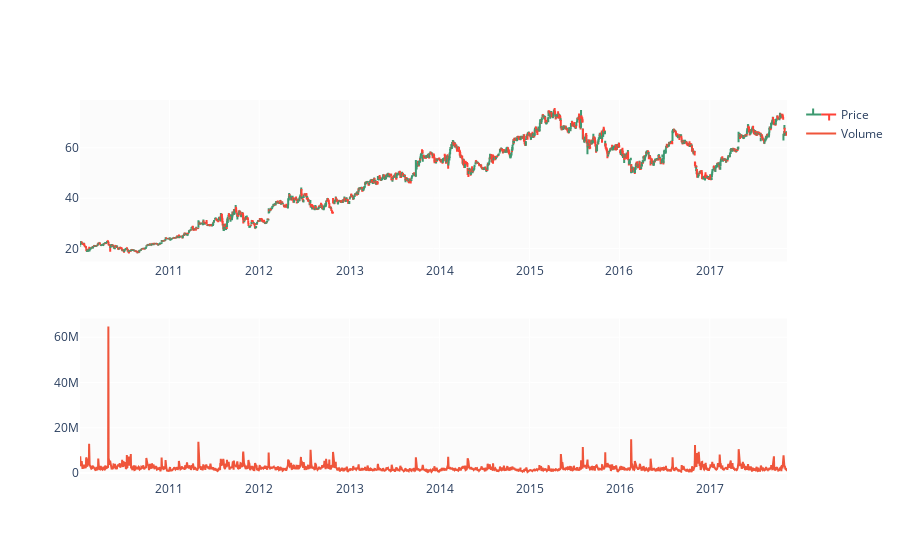

The cell this chart's notebook holds for it:
### Markdown cell above
Visualize time series.

### Code cell
fig = make_subplots(rows=2, cols=1)
fig.add_trace(go.Ohlc(x=df.Date,
                      open=df.Open,
                      high=df.High,
                      low=df.Low,
                      close=df.Close,
                      name='Price'), row=1, col=1)
fig.add_trace(go.Scatter(x=df.Date, y=df.Volume, name='Volume'), row=2, col=1)
fig.update(layout_xaxis_rangeslider_visible=False)
fig.show()

### Figure 1 — Plotly figure (JSON) as saved in the notebook; plotly's stock layout.template omitted (floating-point values rounded to 4 significant figures; data arrays with more than 128 entries replaced by an {"elided": "..."} marker saying what was removed)
{"data": [{"close": {"elided": "1979 float values"}, "high": {"elided": "1979 float values"}, "low": {"elided": "1979 float values"}, "name": "Price", "open": {"elided": "1979 float values"}, "type": "ohlc", "x": {"elided": "1979 str values"}, "xaxis": "x", "yaxis": "y"}, {"name": "Volume", "type": "scatter", "x": {"elided": "1979 str values"}, "xaxis": "x2", "y": {"elided": "1979 int values"}, "yaxis": "y2"}], "layout": {"xaxis": {"anchor": "y", "domain": [0, 1], "rangeslider": {"visible": false}}, "xaxis2": {"anchor": "y2", "domain": [0, 1]}, "yaxis": {"anchor": "x", "domain": [0.575, 1]}, "yaxis2": {"anchor": "x2", "domain": [0, 0.425]}}}
